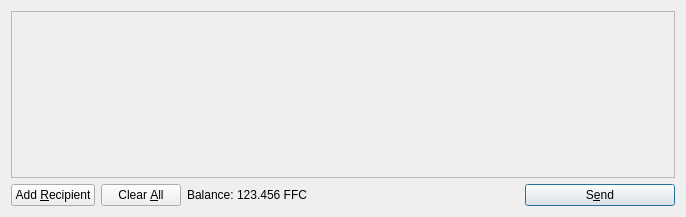
<?xml version="1.0" encoding="UTF-8"?>
<ui version="4.0">
 <class>SendCoinsDialog</class>
 <widget class="QDialog" name="SendCoinsDialog">
  <property name="geometry">
   <rect>
    <x>0</x>
    <y>0</y>
    <width>686</width>
    <height>217</height>
   </rect>
  </property>
  <property name="windowTitle">
   <string>Send Coins</string>
  </property>
  <layout class="QVBoxLayout" name="verticalLayout">
   <item>
    <widget class="QScrollArea" name="scrollArea">
     <property name="widgetResizable">
      <bool>true</bool>
     </property>
     <widget class="QWidget" name="scrollAreaWidgetContents">
      <property name="geometry">
       <rect>
        <x>0</x>
        <y>0</y>
        <width>666</width>
        <height>165</height>
       </rect>
      </property>
      <layout class="QVBoxLayout" name="verticalLayout_2">
       <property name="margin">
        <number>0</number>
       </property>
       <item>
        <layout class="QVBoxLayout" name="entries">
         <property name="spacing">
          <number>6</number>
         </property>
        </layout>
       </item>
       <item>
        <spacer name="verticalSpacer">
         <property name="orientation">
          <enum>Qt::Vertical</enum>
         </property>
         <property name="sizeHint" stdset="0">
          <size>
           <width>20</width>
           <height>40</height>
          </size>
         </property>
        </spacer>
       </item>
      </layout>
     </widget>
    </widget>
   </item>
   <item>
    <layout class="QHBoxLayout" name="horizontalLayout">
     <item>
      <widget class="QPushButton" name="addButton">
       <property name="toolTip">
        <string>Send to multiple recipients at once</string>
       </property>
       <property name="text">
        <string>Add &amp;Recipient</string>
       </property>
       <property name="icon">
        <iconset resource="../bitcoin.qrc">
         <normaloff>:/icons/add</normaloff>:/icons/add</iconset>
       </property>
       <property name="autoDefault">
        <bool>false</bool>
       </property>
      </widget>
     </item>
     <item>
      <widget class="QPushButton" name="clearButton">
       <property name="sizePolicy">
        <sizepolicy hsizetype="Minimum" vsizetype="Fixed">
         <horstretch>0</horstretch>
         <verstretch>0</verstretch>
        </sizepolicy>
       </property>
       <property name="toolTip">
        <string>Remove all transaction fields</string>
       </property>
       <property name="text">
        <string>Clear &amp;All</string>
       </property>
       <property name="icon">
        <iconset resource="../bitcoin.qrc">
         <normaloff>:/icons/remove</normaloff>:/icons/remove</iconset>
       </property>
       <property name="autoRepeatDelay">
        <number>300</number>
       </property>
       <property name="autoDefault">
        <bool>false</bool>
       </property>
      </widget>
     </item>
     <item>
      <layout class="QHBoxLayout" name="horizontalLayout_2">
       <property name="spacing">
        <number>3</number>
       </property>
       <item>
        <widget class="QLabel" name="label">
         <property name="text">
          <string>Balance:</string>
         </property>
        </widget>
       </item>
       <item>
        <widget class="QLabel" name="labelBalance">
         <property name="cursor">
          <cursorShape>IBeamCursor</cursorShape>
         </property>
         <property name="text">
          <string>123.456 FFC</string>
         </property>
         <property name="textInteractionFlags">
          <set>Qt::LinksAccessibleByMouse|Qt::TextSelectableByKeyboard|Qt::TextSelectableByMouse</set>
         </property>
        </widget>
       </item>
      </layout>
     </item>
     <item>
      <spacer name="horizontalSpacer">
       <property name="orientation">
        <enum>Qt::Horizontal</enum>
       </property>
       <property name="sizeHint" stdset="0">
        <size>
         <width>40</width>
         <height>20</height>
        </size>
       </property>
      </spacer>
     </item>
     <item>
      <widget class="QPushButton" name="sendButton">
       <property name="minimumSize">
        <size>
         <width>150</width>
         <height>0</height>
        </size>
       </property>
       <property name="toolTip">
        <string>Confirm the send action</string>
       </property>
       <property name="text">
        <string>S&amp;end</string>
       </property>
       <property name="icon">
        <iconset resource="../bitcoin.qrc">
         <normaloff>:/icons/send</normaloff>:/icons/send</iconset>
       </property>
       <property name="default">
        <bool>true</bool>
       </property>
      </widget>
     </item>
    </layout>
   </item>
  </layout>
 </widget>
 <resources>
  <include location="../bitcoin.qrc"/>
 </resources>
 <connections/>
</ui>
